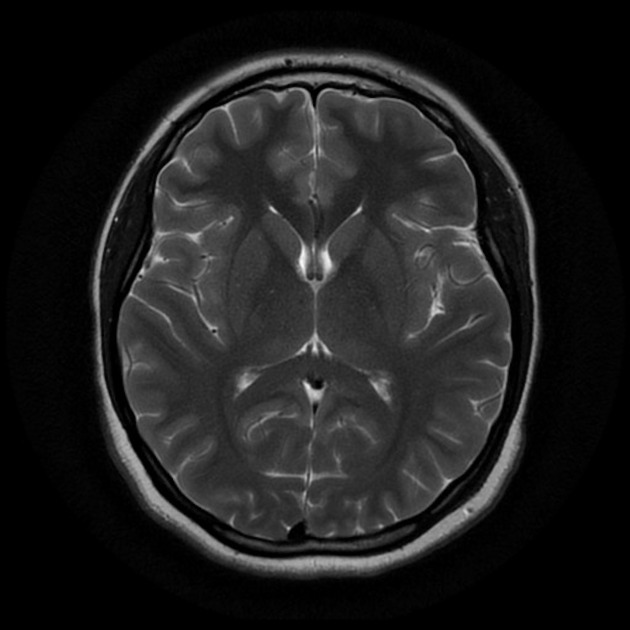
#> input picture sample.jpeg, 630 x 630 px
$ python main.py
#> lines starting #> are read from the running program, lines starting #| are printed output that depends on the picture; after the words box and inside, x2 and y2 are one past the last pixel; in counts of white or black regions, pixels touching at a corner belong together
#> in main, image is the input picture: shape (630, 630); min 0, max 248, mean 29.7
### masks/object_mask.py
import numpy as np

def create_object_mask(image, threshold=0.1):
    """
    Create a mask of the main object in a medical image without using external libraries like ndimage.

    Parameters:
    - image: np.ndarray, the input grayscale image normalized to range [0, 1].
    - threshold: float, the threshold value for binarizing the image.

    Returns:
    - mask: np.ndarray, the binary mask of the object (same shape as input image).
    """
#> called with threshold = 0.1
    # Normalize the image to [0, 1] if not already done
    if np.max(image) > 1:
        image = image / 255.0

    # Binarize the image using the threshold
    mask = np.where(image > threshold, 1.0, 0.0)
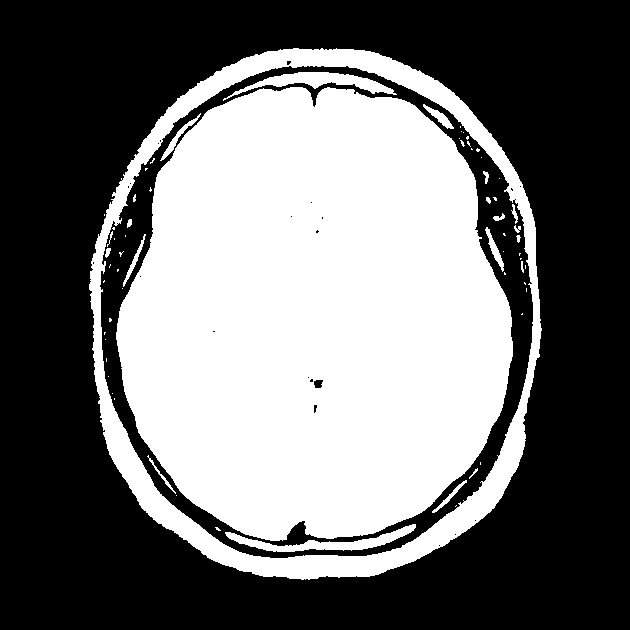
#> mask: shape (630, 630) float64; values 0 (black) and 1 (white), 43.1% white; 66 white regions (45 under 20 px), largest, box (x1, y1, x2, y2) and area: (116, 87, 513, 541) 141141, (89, 48, 542, 580) 25191, (223, 72, 397, 101) 1540

    # Finding connected components using basic NumPy operations
    visited = np.zeros_like(mask)
    labels = np.zeros_like(mask)
    label_count = 1

    def flood_fill(x, y, label):
        """ Iteratively label connected components """
        stack = [(x, y)]

        while stack:
            cx, cy = stack.pop()

            if cx < 0 or cx >= mask.shape[0] or cy < 0 or cy >= mask.shape[1]:
                continue
            if mask[cx, cy] == 0 or visited[cx, cy] == 1:
                continue

            visited[cx, cy] = 1
            labels[cx, cy] = label

            # Add neighbors to stack (4-connectivity)
            stack.append((cx + 1, cy))
            stack.append((cx - 1, cy))
            stack.append((cx, cy + 1))
            stack.append((cx, cy - 1))

    # Label connected components
    for i in range(mask.shape[0]):
        for j in range(mask.shape[1]):
            if mask[i, j] == 1.0 and visited[i, j] == 0:
                flood_fill(i, j, label_count)
                label_count += 1
#> after the loop, label_count = 81

    # Find the largest connected component
    unique_labels, counts = np.unique(labels, return_counts=True)
#> unique_labels = 81 values from 0 to 80
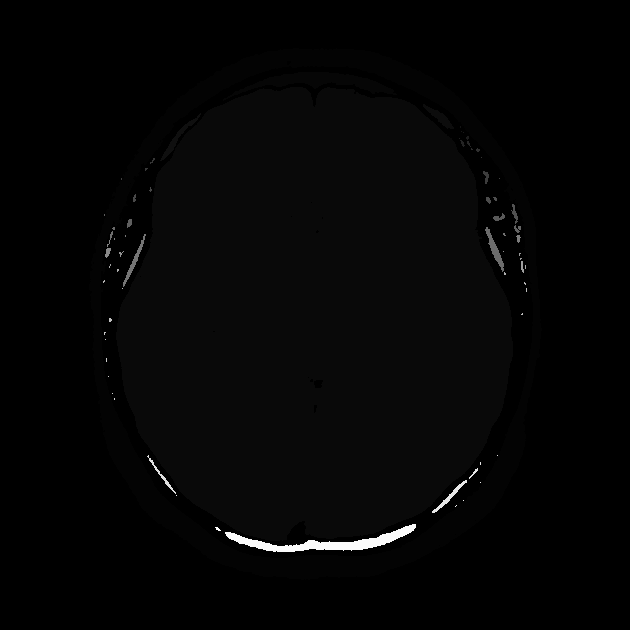
#> labels: shape (630, 630) float64; min 0, max 80, mean 1.6; drawn with min black and max white
    largest_label = unique_labels[np.argmax(counts[1:]) + 1]  # +1 to skip background
#> largest_label = 3

    # Create the final mask with only the largest connected component
    final_mask = np.where(labels == largest_label, 1.0, 0.0)

    return final_mask

### artifacts/artifact_pipeline.py
class ArtifactPipeline:
    def __init__(self, image):
        self.image = image
        self.effects = []  # Unified list for both artifacts and filters

    # [4 lines left out: function add_effect, not called in this run]

    def get_final_image(self):
        # Return the final processed image
        return self.image

### artifacts/general/partial_volume_artifact.py
import numpy as np
from scipy.ndimage import gaussian_filter

from artifacts.artifact import Artifact

class PartialVolumeArtifact(Artifact):
    def __init__(self, severity=1.0, blur_intensity=1.0):
        super().__init__(severity)
        self.blur_intensity = blur_intensity  # Controls how much the image is blurred to simulate the artifact

    # [17 lines left out: function apply_effect, not called in this run]

### main.py
import numpy as np
import cv2
import plotly.graph_objects as go
from plotly.subplots import make_subplots
from artifacts.artifact_pipeline import ArtifactPipeline
from artifacts.general.beam_hardening_artifact import BeamHardeningArtifact
from artifacts.general.metal_artifact import MetalArtifact
from artifacts.general.motion_artifcat import MotionArtifact
from artifacts.general.partial_volume_artifact import PartialVolumeArtifact
from artifacts.general.ring_artifact import RingArtifact
from disortion.barrel_disortion import BarrelDistortion
from disortion.warping_distortion import WarpingDistortion
from disortion.wave_distortion import WaveDistortion
from filter.blur.gaussian_blur import GaussianBlur
from filter.noise.noise_simulator import NoiseSimulator
from masks.object_mask import create_object_mask
from utils.image_utils import normalize_image, convert_to_rgb

def main():
    # Load and process image using OpenCV
    image_path = 'sample.jpeg'
    image = cv2.imread(image_path, cv2.IMREAD_GRAYSCALE)  # Load image in grayscale

    if image is None:
        raise FileNotFoundError(f"The image file could not be loaded from {image_path}. Please check the file path and try again.")

    # Create a mask of the main object
    mask = create_object_mask(image)
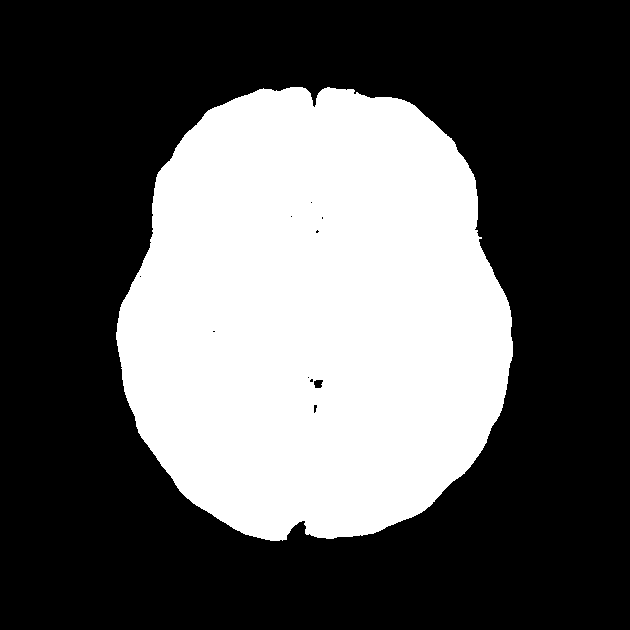
#> mask: shape (630, 630) float64; values 0 (black) and 1 (white), 35.6% white; 1 white region, box (x1, y1, x2, y2) and area: (116, 87, 513, 541) 141141

    # Initialize the artifact pipeline with the image
    pipeline = ArtifactPipeline(image)

    # Add effects to the pipeline (artifacts and filters are treated the same)
    # pipeline.add_effect(BeamHardeningArtifact(severity=1.0, streak_intensity=0.5, cupping_intensity=0.3))
    pipeline.add_effect(PartialVolumeArtifact(severity=0.7, blur_intensity=2.0))
    # Get the final image after applying all effects

    # Get the final image after applying all effects
    final_image = pipeline.get_final_image()
    final_image = mask * final_image + (1 - mask) * image  # Ensure the effect is only applied to the masked region

    # Normalize and convert to RGB for Plotly display
    image_rgb = convert_to_rgb(normalize_image(image))
    final_image_rgb = convert_to_rgb(normalize_image(final_image))

    # Create a subplot figure
    fig = make_subplots(rows=1, cols=2, subplot_titles=("Original Image", "With Effects Applied"))

    # Add the images to the figure
    fig.add_trace(go.Image(z=image_rgb), row=1, col=1)
    fig.add_trace(go.Image(z=final_image_rgb), row=1, col=2)

    # Update layout to allow interaction
    fig.update_layout(height=600, width=1200, title_text="Medical Image with Effects Applied", showlegend=False)

    # Update axis to disable the axis labels and ticks
    fig.update_xaxes(showticklabels=False)
    fig.update_yaxes(showticklabels=False)

    # Show the plot
    fig.show()

if __name__ == "__main__":
#> (the run stopped early here; a loop or call above may not have finished)
